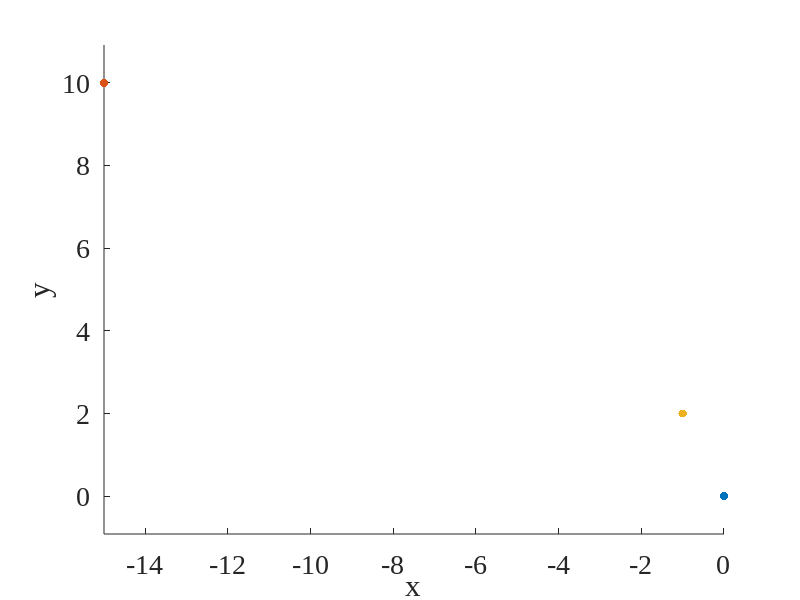

Here is the MATLAB script that generated this plot: (Note: this script raises an error after producing the figure.)
close all
mu = 1;
xA0 = -15; yA0 = 10;
xD0 = -1; yD0 = 2;
vAx0 = 0; vAy0 = 1; 
vDx0 = 1; vDy0 = 1;

uA = 1; uD = 2;
alpha = uA/uD;

ax1 = figure;hold on 
axis equal
xlabel('x');
ylabel('y');
set(gca,'FontName','Times New Roman','FontSize',20)
scatter(0,0,'green','filled')
scatter(xA0,yA0,'red','filled')
scatter(xD0,yD0,'blue','filled')

RA_ddi_problem = ddi_problem(xA0,yA0,vAx0,vAy0,uA,xD0,yD0,vDx0,vDy0,uD,mu);
sm_solver = simple_motion_solver();

t = 0;
i = 0;
dt = 0.001;
xA = xA0;
yA = yA0;
vAx = vAx0;
vAy = vAy0;
xD = xD0;
yD = yD0;
vDx = vDx0;
vDy = vDy0;
traj_xA_lst = [];
traj_yA_lst = [];
traj_xD_lst = [];
traj_yD_lst = [];

op_tx_lst = [];
op_ty_lst = [];
approx_tx_lst = [];
approx_ty_lst = [];
simple_tx_lst = [];
simple_ty_lst = [];

% strategy: 1-optimal, 2-large-scale-approximate, 3-simple motion
strategyA = 1
strategyD = 1
while true
    if sqrt(xA^2+yA^2)<1 || sqrt((xA-xD)^2+(yA-yD)^2)<1
        break
    end
    % [tx,ty,approx_thetaA,approx_thetaD] = approximate_opti_control_RA(xA,yA,vAx,vAy,uA,xD,yD,vDx,vDy,uD,mu);
    [op_tx,op_ty,op_thetaA,op_thetaD,t_minimal,ti,to] = RA_ddi_problem.find_optimal_RA();
    [simple_thetaD,simple_thetaA,simple_tx,simple_ty] = sm_solver.find_optimal_RA(xD,yD,xA,yA,alpha);
    if strategyA == 1
        thetaA = op_thetaA;
    elseif strategyA == 2
        thetaA = approx_thetaA;
    else
        thetaA = simple_thetaA;
    end
    if strategyD == 1
        thetaD = op_thetaD;
    elseif strategyD == 2
        thetaD = approx_thetaD;
    else
        thetaD = simple_thetaD;
    end
    RA_ddi_problem = RA_ddi_problem.step(dt,thetaA,thetaD);
    [xA,yA,vAx,vAy,xD,yD,vDx,vDy] = RA_ddi_problem.get_state();

    traj_xA_lst(end+1) = xA;
    traj_yA_lst(end+1) = yA;
    traj_xD_lst(end+1) = xD;
    traj_yD_lst(end+1) = yD;

    op_tx_lst(end+1) = op_tx;
    op_ty_lst(end+1) = op_ty;
    % approx_tx_lst(end+1) = tx;
    % approx_ty_lst(end+1) = ty;
    simple_tx_lst(end+1) = simple_tx;
    simple_ty_lst(end+1) = simple_ty;
    if mod(i,100) == 0
        % t
        % scatter(tx,ty,50,'black','filled','pentagram')
        scatter(op_tx,op_ty,50,'magenta','filled','pentagram')
        scatter(simple_tx,simple_ty,50,[0.55,0.25,0],'filled','pentagram')
        % scatter(xA,yA,'red','filled')
    end
    i = i+1;
    t = t+dt
end
plot(traj_xA_lst,traj_yA_lst,'red')
plot(traj_xD_lst,traj_yD_lst,'blue')

% figure, hold on
% plot(sqrt((op_tx_lst-approx_tx_lst).^2+(op_ty_lst-approx_ty_lst).^2),'black')
% plot(sqrt((op_tx_lst-simple_tx_lst).^2+(op_ty_lst-simple_ty_lst).^2),'Color',[0.55,0.25,0])
% cost=sqrt(xA^2+yA^2)